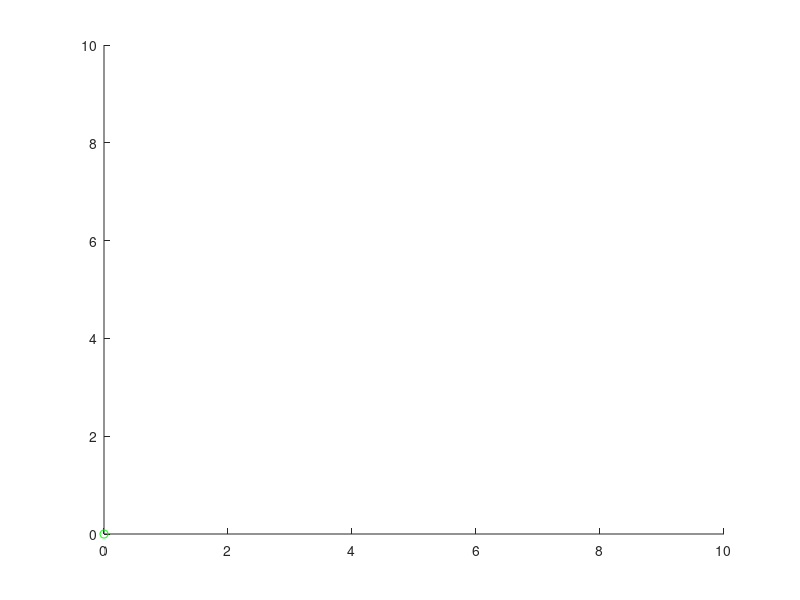

This figure's MATLAB source: (Note: this script raises an error after producing the figure.)
%=============================== findMinima ==============================
%
%  A script to find the location of a function minimum over the planar
%  domain [0,10] x [0,10].  There should be a function called gradF
%  available to the script in order to work.
%
%=============================== findMinima ==============================



%==[1] Initial guess and other parameters.
pos = [0;0];			% Initial estimate of the location of the minimum.

fprintf('Initial guess: (%d, %d)\n', pos(1), pos(2));

c = 10   ;				% Update step factor (sometimes called the timestep).

nsteps = 200 ;			% Number of steps in the gradient descent iterations.

figure(1);
  axis([0 10 0 10]);
  hold on;
  plot(pos(1), pos(2), 'go');

traj = zeros(2,nsteps);

for ii=1:nsteps
  dpos = gradF(pos);
  pos = pos - dpos;
  traj(:,ii) = pos;
  plot(pos(1), pos(2), 'r.');
  drawnow;
end

plot(pos(1), pos(2), 'rx');
fprintf('Final value is (%5.3f, %5.3f).\n\n', pos(1), pos(2));
hold off;
fprintf('Trajectory followed:\n');
for ii=1:nsteps
    fprintf('%d: (%d, %d)\n',ii,traj(1,ii),traj(2,ii));
end
